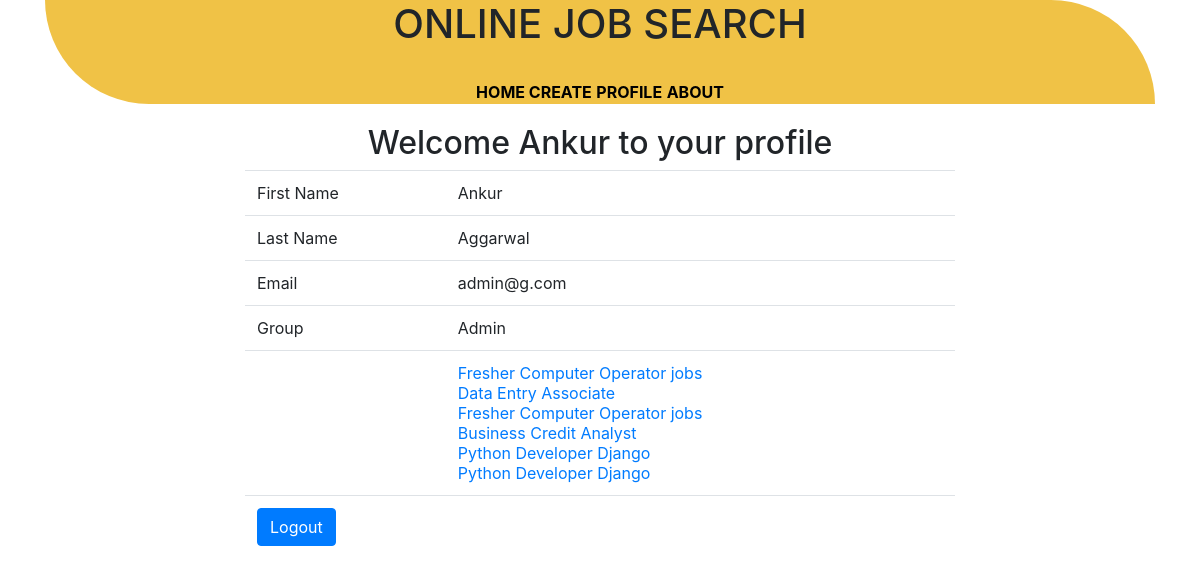
/accounts/profile/ (signed in), run on the app's committed database.
### app/models.py (models this page shows, shortened)
class job_application(models.Model):
    user_applied = models.ForeignKey(User,on_delete=models.CASCADE)
    job_id = models.ForeignKey(JOB_POSTING,on_delete=models.CASCADE)
    applied_date = models.DateField(default=datetime.now,null=True)

class JOB_POSTING(models.Model):
    title = models.CharField(max_length=50)
    name = models.CharField(max_length=30)
    discription = models.TextField()
    contact = models.IntegerField()
    mail = models.EmailField()
    date = models.DateField(default=datetime.now,null=True)
    exp = models.IntegerField()
    location = models.CharField(max_length=20)
    employer = models.ForeignKey(User,on_delete=models.CASCADE)       #used to connecting the user table

### app/views.py (the view)
# urls.py: path("accounts/profile/",profile,name="profile"),
@login_required
def profile(request):
    data = request.user
    return render_to_response("registration/profile.html",{'user':data})

### templates/registration/profile.html (shortened to what this page needs)
{% extends 'layout.html' %}
{% block main %}
<h2>Welcome {{user.first_name}} to your profile</h2>
<table class="table">
    <tr>
        <td>First Name</td>
        <td>{{user.first_name}}</td>
    </tr>
    <tr>
        <td>Last Name</td>
        <td>{{user.last_name}}</td>
    </tr>
    <tr>
        <td>Email</td>
        <td>{{user.email}}</td>
    </tr>
    <tr>
        <td>Group</td>
        <td>{{user.groups.values_list.0.1}}</td>
    </tr>
    <tr>
            {% if user.groups.values_list.0.1 == 'Employer' %}
                <td>Created Jobs</td>
            {% elif  user.groups.values_list.0.1 == 'Seeker' %}
                <td>Job Applied</td>
            {% else %}
                <td></td>
            {% endif %}
        <td>
            {% if user.groups.values_list.0.1 == 'Employer' %}
                {% for i in user.job_posting_set.all %}
                    <div><a href="/job/{{i.id}}">{{i.title}}</a></div>
                {% endfor %}
            {% else %}
                {% for i in user.job_application_set.all %}
                    <div><a href="/job/{{i.id}}">{{i.job_id.title}}</a></div>
                {% endfor %}
            {% endif %}
        </td>
    </tr>
    <tr>
        <td colspan="2">
            <a href="/accounts/logout">
                <input type="button" class="btn btn-primary" value="Logout"/>
            </a>
        </td>
    </tr>
    </table>
{% endblock %}

### static/style.css (style rules this page uses)
html { text-decoration: none; }
.table { text-align: justify; }

### data on the page
job_application: job_id "Fresher Computer Operator jobs"
job_application: job_id "Data Entry Associate"
job_application: job_id "Fresher Computer Operator jobs"
job_application: job_id "Business Credit Analyst"
job_application: job_id "Python Developer Django"
job_application: job_id "Python Developer Django"

### other printed values
{{ user.first_name }} "Ankur"
{{ user.last_name }} "Aggarwal"
{{ user.email }} "admin@g.com"
{{ user.groups.values_list.0.1 }} "Admin"
